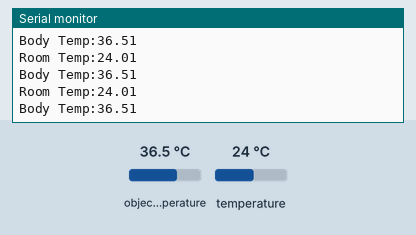
Recording of a sketch running on a simulated Arduino Uno, built with avr-gcc and run on an emulated ATmega328P. On the bench: the last lines printed to the serial monitor. The test bench sets the inputs (shaded band); at power-on: object temperature 36.5 °C, temperature 24 °C.

Above: at 8.6 s.
8.7 s: object temperature set to 37.4 °C
At 9.6 s:
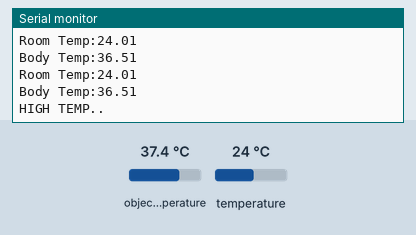
10.2 s: object temperature set to 36.7 °C
At 11.5 s:
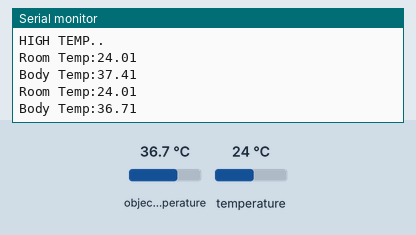
Timing chart, 0 to 12.7 s (numbered marks = the images above; inputs shaded):
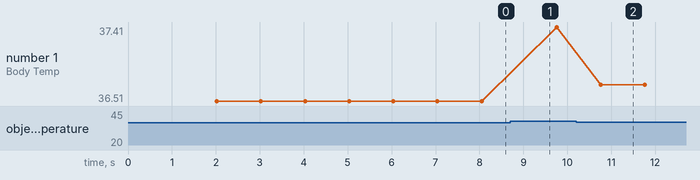

The sketch:

mlx_sensor_testing.ino
```cpp
//#include <Adafruit_LiquidCrystal.h>

#include <Adafruit_MLX90614.h>
#include <LiquidCrystal.h>

LiquidCrystal lcd(2,3,4,5,6,7);


Adafruit_MLX90614 mlx = Adafruit_MLX90614();

float temp_amb;
float temp_obj;

void setup()
{
  Serial.begin(9600);
  Serial.println("Temperature Sensor MLX90614");
  lcd.print("Temp");
  delay(2000);
  mlx.begin();
}

void loop()
{
//  float temperature = mlx.readObjectTempF();
//  Serial.println(temperature);
//  delay(500);
  temp_amb = mlx.readAmbientTempC();
  temp_obj = mlx.readObjectTempC();

  if(temp_obj > 37){
    Serial.println("HIGH TEMP..");
    lcd.clear();
    lcd.print("HIGH TEMP...");
    delay(700);
  }
  else{
  }

  // lcd display
  lcd.setCursor(0,0);
  lcd.print("Room Temp:");
  lcd.setCursor(10,0);
  lcd.print(temp_amb);
  lcd.setCursor(15,0);
  lcd.write(1);
  lcd.setCursor(0,1);
  lcd.print("Body Temp:");
  lcd.setCursor(10,1);
  lcd.print(temp_obj);
  lcd.setCursor(15,1);
  lcd.write(1);

  // Serial monitor
  Serial.print("Room Temp:");
  Serial.println(temp_amb);
  Serial.print("Body Temp:");
  Serial.println(temp_obj);

  delay(1000);
}
```

Measured:
- the behaviour switches between 37 and 36.9 °C on object temperature (found by bisection; images 1 and 2)
- after the input at 8.7 s, the serial monitor: prints a new line after 0.33 s (image 1)
- after the input at 10.2 s, the serial monitor: prints a new line after 0.56 s (image 2)
- plotted number 1: 36.51 → 37.41 after the input at 8.7 s, 37.41 → 36.71 after the input at 10.2 s
